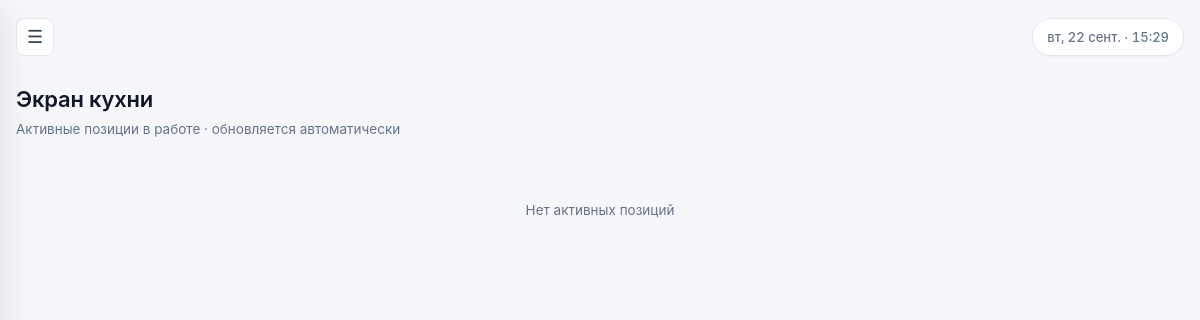
Before: /orders/kitchen (signed in) with the older database file.
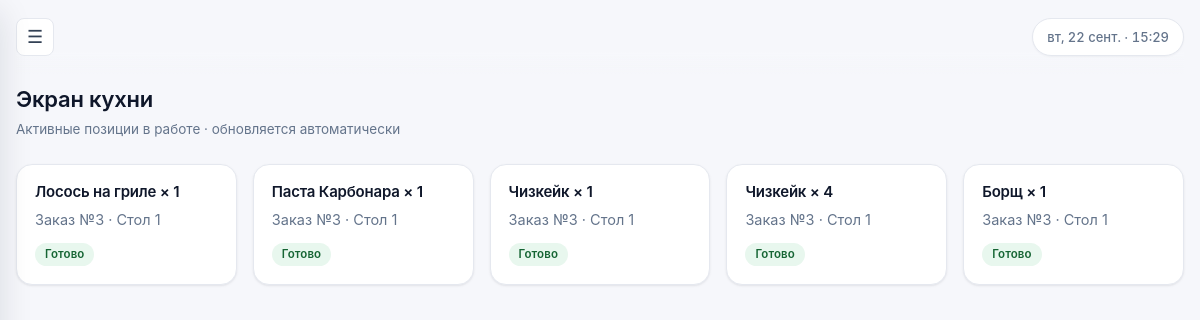
After: the same page with the newer database file.
### tables this page shows
CREATE TABLE order_items (
    id INTEGER PRIMARY KEY AUTOINCREMENT,
    order_id INTEGER NOT NULL REFERENCES orders(id) ON DELETE CASCADE,
    dish_id INTEGER NOT NULL REFERENCES dishes(id),
    qty INTEGER NOT NULL DEFAULT 1,
    price REAL NOT NULL,
    status TEXT NOT NULL DEFAULT 'new' CHECK (status IN ('new', 'cooking', 'ready', 'served', 'cancelled')),
    comment TEXT
);

CREATE TABLE dishes (
    id INTEGER PRIMARY KEY AUTOINCREMENT,
    name TEXT NOT NULL,
    category_id INTEGER REFERENCES categories(id) ON DELETE SET NULL,
    price REAL NOT NULL DEFAULT 0,
    description TEXT,
    station TEXT NOT NULL DEFAULT 'kitchen' CHECK (station IN ('kitchen', 'bar')),
    is_active INTEGER NOT NULL DEFAULT 1
);

CREATE TABLE restaurant_tables (
    id INTEGER PRIMARY KEY AUTOINCREMENT,
    number INTEGER UNIQUE NOT NULL,
    seats INTEGER NOT NULL DEFAULT 2,
    status TEXT NOT NULL DEFAULT 'free' CHECK (status IN ('free', 'occupied', 'reserved'))
);

### app.py (the view)
@orders.route("/kitchen")
@roles_required("cook", "bartender")
def kitchen_view():
    db = get_db()
    station = "bar" if g.user["role"] == "bartender" else "kitchen"
    items = db.execute(
        """
        SELECT oi.*, d.name AS dish_name, o.id AS order_id, t.number AS table_number
        FROM order_items oi
        JOIN dishes d ON d.id = oi.dish_id
        JOIN orders o ON o.id = oi.order_id
        LEFT JOIN restaurant_tables t ON t.id = o.table_id
        WHERE d.station = ? AND oi.status IN ('cooking', 'ready')
        ORDER BY oi.id
        """,
        (station,),
    ).fetchall()
    return render_template("orders/kitchen.html", items=items, station=station)

### app.py (called while the page is built)
def get_db():
    if "db" not in g:
        g.db = sqlite3.connect(
            Config.DATABASE,
            detect_types=sqlite3.PARSE_DECLTYPES,
        )
        g.db.row_factory = sqlite3.Row
        g.db.execute("PRAGMA foreign_keys = ON")
    return g.db

def roles_required(*roles):
    def decorator(view):
        @functools.wraps(view)
        def wrapped(*args, **kwargs):
            if g.user is None:
                return redirect(url_for("auth.login", next=request.path))
            if g.user["role"] not in roles and g.user["role"] != "admin":
                flash("Недостаточно прав для выполнения этого действия.", "error")
                return redirect(url_for("index"))
            return view(*args, **kwargs)
        return wrapped
    return decorator

@auth.before_app_request
def load_logged_in_user():
    user_id = session.get("user_id")
    if user_id is None:
        g.user = None
        return
    db = get_db()
    g.user = db.execute(
        "SELECT * FROM users WHERE id = ? AND is_active = 1", (user_id,)
    ).fetchone()
    if g.user is None:
        session.clear()

### templates/orders/kitchen.html (shortened to what this page needs)
{% extends "base.html" %}
{% block body_attrs %}data-autorefresh="15"{% endblock %}
{% block content %}
{% set item_status_labels = {
    'cooking': 'Готовится',
    'ready':   'Готово'
} %}
<div class="page-header">
    <div>
        <h1>{{ 'Экран бара' if station == 'bar' else 'Экран кухни' }}</h1>
        <p class="subtitle">
            Активные позиции в работе · обновляется автоматически
        </p>
    </div>
</div>
<div class="grid grid--3">
    {% for item in items %}
    <div class="card">
        <h3 class="mt-0">{{ item['dish_name'] }} × {{ item['qty'] }}</h3>
        <p class="text-muted">
            Заказ №{{ item['order_id'] }} ·
            Стол {{ item['table_number'] or '—' }}
        </p>
        <span class="badge badge--{{ item['status'] }}">
            {{ item_status_labels.get(item['status'], item['status']) }}
        </span>
    </div>
    {% else %}
        <p class="empty-state">Нет активных позиций</p>
    {% endfor %}
</div>
{% endblock %}

### templates/base.html (shortened to what this page needs)
<!doctype html>
<html lang="ru">
<head>
    <link rel="stylesheet" href="{{ url_for('static', filename='css/style.css') }}">
</head>
<body {% block body_attrs %}{% endblock %}>
<div class="app-layout">
    <main class="main">
        <div class="topbar">
            <button class="topbar__burger" id="sidebar-toggle" aria-label="Меню">☰</button>
            <div class="topbar__clock" id="clock"></div>
        </div>
        {% block content %}{% endblock %}
    </main>
</div>
</body>
</html>

### static/css/style.css (style rules this page uses)
*, *::before, *::after { box-sizing: border-box; }
html, body { margin: 0; padding: 0; min-height: 100%; }
body { font-family: var(--font-main); font-size: 14.5px; line-height: 1.55; color: var(--ink); background: var(--bg); -webkit-font-smoothing: antialiased; text-rendering: optimizeLegibility; }
h1, h2, h3, h4 { margin: 0 0 8px; font-weight: 600; line-height: 1.25; letter-spacing: -.2px; }
h1 { font-size: 22px; }
h3 { font-size: 15px; }
p { margin: 0 0 10px; }
.text-muted { color: var(--muted); }
.mt-0 { margin-top: 0; }
* { scrollbar-width: thin; scrollbar-color: var(--border-strong) transparent; }
.app-layout { display: flex; min-height: 100vh; }
.main { flex: 1; min-width: 0; padding: 0 28px 56px; width: 100%; }
.topbar { display: flex; align-items: center; gap: 14px; padding: 18px 0; margin-bottom: 6px; position: sticky; top: 0; background: linear-gradient(to bottom, var(--bg) 70%, transparent); z-index: 20; }
.topbar__burger { display: none; width: 38px; height: 38px; background: var(--surface); border: 1px solid var(--border); border-radius: var(--radius-sm); font-size: 18px; color: var(--ink-2); cursor: pointer; transition: all var(--t-fast); }
.topbar__clock { font-size: 13px; font-weight: 500; color: var(--muted); font-variant-numeric: tabular-nums; padding: 8px 14px; background: var(--surface); border: 1px solid var(--border); border-radius: 999px; box-shadow: var(--shadow-xs); }
.page-header { display: flex; justify-content: space-between; align-items: flex-end; gap: 16px; margin: 12px 0 24px; flex-wrap: wrap; }
.page-header h1 { margin: 0; }
.page-header .subtitle { margin: 5px 0 0; color: var(--muted); font-size: 13.5px; }
.card { background: var(--surface); border: 1px solid var(--border); border-radius: var(--radius-lg); padding: 22px 24px; margin-bottom: 18px; box-shadow: var(--shadow-sm); transition: box-shadow var(--t); }
.card h2, .card h3 { margin-top: 0; }
.grid { display: grid; gap: 16px; }
.grid--3 { grid-template-columns: repeat(auto-fit, minmax(220px, 1fr)); }
.badge { display: inline-flex; align-items: center; padding: 3px 10px; border-radius: 999px; font-size: 11.5px; font-weight: 600; line-height: 1.5; white-space: nowrap; letter-spacing: .1px; }
.badge--free, .badge--done, .badge--served, .badge--paid, .badge--approved, .badge--ready { background: var(--success-bg); color: #166534; }
.page-enter { animation: page-in .35s ease both; }
.topbar__burger { display: inline-flex; align-items: center; justify-content: center; }
.main { padding: 0 16px 48px; max-width: 100%; }
.page-header { align-items: flex-start; }
.card { padding: 18px; }

### static/css/variables.css (style rules this page uses)
:root { --brand: #e11d48; --brand-hover: #be123c; --brand-soft: #fef2f4; --ink: #0f172a; --ink-2: #334155; --muted: #64748b; --muted-2: #94a3b8; --bg: #f6f7fb; --surface: #ffffff; --surface-2: #fafbfd; --surface-3: #f1f5f9; --border: #e5e8ef; --border-strong: #d4d9e3; --success: #16a34a; --success-bg: #e8f7ee; --warning: #d97706; --warning-bg: #fef3d8; --danger: #dc2626; --danger-bg: #fdecec; --info: #2563eb; --info-bg: #e8effd; --sidebar-bg: #0f172a; --sidebar-bg-2: #1a2438; --sidebar-ink: #cbd5e1; --sidebar-ink-2: #94a3b8; --sidebar-line: #1e293b; --radius-sm: 8px; --radius: 12px; --radius-lg: 16px; --shadow-xs: 0 1px 2px rgba(15, 23, 42, .04); --shadow-sm: 0 1px 3px rgba(15, 23, 42, .06), 0 1px 2px rgba(15, 23, 42, .04); --shadow-md: 0 4px 12px rgba(15, 23, 42, .08), 0 2px 4px rgba(15, 23, 42, .04); --shadow-lg: 0 12px 32px rgba(15, 23, 42, .12); --font-main: "Inter", "Segoe UI", Roboto, "Helvetica Neue", Arial, sans-serif; --font-mono: "JetBrains Mono", "Consolas", "Menlo", monospace; --t-fast: .12s ease; --t: .2s ease; --t-slow: .32s cubic-bezier(.4, 0, .2, 1); }

Changed rows visible on the page:
added order_items: dish_name "Лосось на гриле", qty "1", order_id "3", number "1", get "Готово"
added order_items: dish_name "Паста Карбонара", qty "1", order_id "3", number "1", get "Готово"
added order_items: dish_name "Чизкейк", qty "1", order_id "3", number "1", get "Готово"
added order_items: dish_name "Чизкейк", qty "4", order_id "3", number "1", get "Готово"
added order_items: dish_name "Борщ", qty "1", order_id "3", number "1", get "Готово"
Other visible differences:
text no longer shown: "Нет активных позиций"
